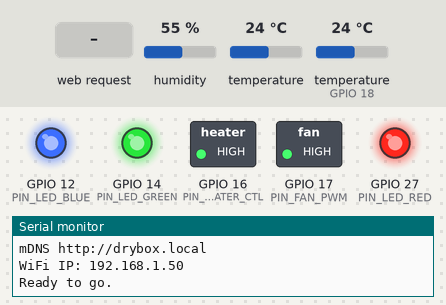
This sketch was run on a simulated ESP32. On the bench: switched loads named in the sketch (green lamp = pin HIGH), output pins drawn as LEDs (lit = HIGH), the last lines printed to the serial monitor. The test bench sets the inputs (shaded band); at power-on: humidity 55 %, temperature 24 °C, temperature (sensor on GPIO 18) 24 °C. WiFi joins after 1.5 s; servers stay silent unless stated; storage starts empty.

Above: at 5.2 s.
5.3 s: HTTP request GET /set?temperature=1&heater=1&fanspeed=1 received
At 7.6 s:
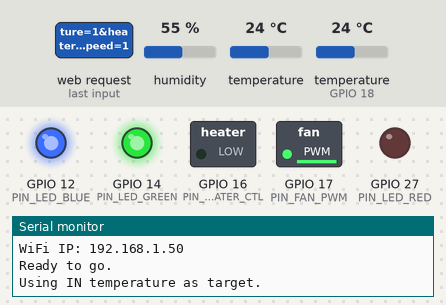
8.2 s: HTTP request GET /off received
At 10.9 s:
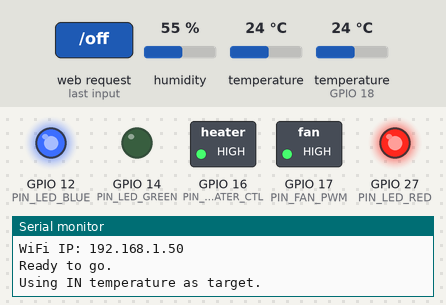
11.2 s: HTTP request GET /set?temperature=1&heater=1&fanspeed=1 received
At 12.2 s:
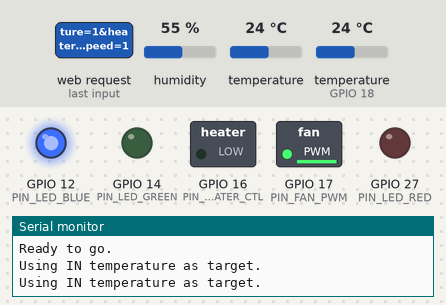
12.8 s: HTTP request GET /off?temperature=1 received
At 13.8 s:
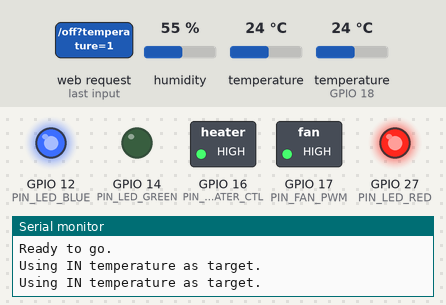
Timing chart, 0 to 15.3 s (numbered marks = the images above; inputs shaded):
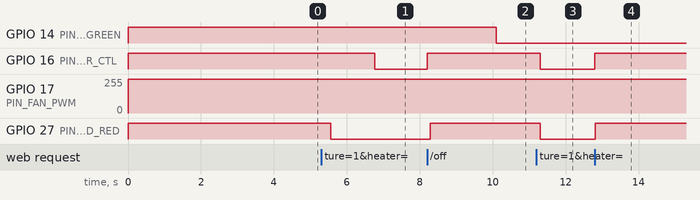

Measured:
- after the input at 5.3 s, GPIO 16 (PIN_HEATER_CTL): HIGH → LOW after 1.5 s; GPIO 17 (PIN_FAN_PWM): 255/255 → 252/255 at once; GPIO 27 (PIN_LED_RED): HIGH → LOW after 0.26 s
- after the input at 8.2 s, GPIO 16 (PIN_HEATER_CTL): LOW → HIGH at once; GPIO 17 (PIN_FAN_PWM): 252/255 → 255/255 at once; GPIO 27 (PIN_LED_RED): LOW → HIGH after 0.08 s
- after the input at 11.2 s, GPIO 16 (PIN_HEATER_CTL), GPIO 27 (PIN_LED_RED): HIGH → LOW after 0.10 s; GPIO 17 (PIN_FAN_PWM): 255/255 → 252/255 at once
- after the input at 12.8 s, GPIO 16 (PIN_HEATER_CTL), GPIO 27 (PIN_LED_RED): LOW → HIGH at once; GPIO 17 (PIN_FAN_PWM): 252/255 → 255/255 at once

The sketch:

src.ino
```cpp
#include "Adafruit_SHT31.h"
#include "Adafruit_Si7021.h"
#include "ESPAsyncWebServer.h"
#include "SPIFFS.h"
#include "WiFi.h"
#include <DallasTemperature.h>
#include <ESPmDNS.h>
#include <OneWire.h>
#include <Wire.h>
// Local import
#include "config.h"
#include "wifi_credentials.h"

OneWire oneWire(PIN_ONE_WIRE_BUS);
DallasTemperature oneWireSensors(&oneWire);
DeviceAddress heaterSensor;

AsyncWebServer server(80);
int WiFi_status = WL_IDLE_STATUS;

Adafruit_SHT31 temp_sensor_in = Adafruit_SHT31();
Adafruit_Si7021 temp_sensor_out = Adafruit_Si7021();

float temperature_samples_in[PID_SAMPLES] = {0};
float temperature_samples_heater[PID_SAMPLES] = {0};
uint8_t ts_pos = 0;
float target_temperature_in = 0.0;
float max_temperature_heater = 0.0;
float target_fan_percent = 10.0;
uint8_t box_status = 0;
float temperature_in = 0;
float temperature_out = 0;
float temperature_heater = 0;
float humidity_in = 0;
uint8_t fan_duty = 0;
uint8_t humidity_out = 0;
unsigned long wifi_tick_previous = 0;
unsigned long pid_first_millis = 0;
unsigned long pid_last_millis = 0;

void setup()
{
    Serial.begin(115200);
    Serial.println("Setting up GPIO");
    pinMode(PIN_HEATER_CTL, OUTPUT);
    pinMode(PIN_FAN_PWM, OUTPUT);

    pinMode(PIN_LED_RED, OUTPUT);
    pinMode(PIN_LED_GREEN, OUTPUT);
    pinMode(PIN_LED_BLUE, OUTPUT);

    LED_OFF(PIN_LED_RED);
    LED_OFF(PIN_LED_GREEN);
    LED_ON(PIN_LED_BLUE);

    // Heater PWM -- Make sure heater is initially OFF
    ledcSetup(PWM_CH_HEATER, PWM_FREQ_HEATER, PWM_RESOLUTION);
    ledcAttachPin(PIN_HEATER_CTL, PWM_CH_HEATER);
    ledcWrite(PWM_CH_HEATER, HEATER_PWM_OFF);

    // FAN PW -- Make sure FAN PWM is set to maximum (fan OFF)
    ledcSetup(PWM_CH_FAN, PWM_FREQ_FAN, PWM_RESOLUTION);
    ledcAttachPin(PIN_FAN_PWM, PWM_CH_FAN);
    ledcWrite(PWM_CH_FAN, PWM_MAX_VALUE);

    // Setup temperature and humidity oneWireSensors
    if (!temp_sensor_out.begin())
    {
        Serial.println("Can't find Si7021 sensor! (out sensor)");
        LED_ALL_OFF();
        while (1)
        {
            LED_ON(PIN_LED_BLUE);
            delay(250);
            LED_OFF(PIN_LED_BLUE);
            delay(250);
        }
    }

    Wire.setClock(10000);
    if (!temp_sensor_in.begin(0x44))
    {
        Serial.println("Can't find SHT31! (in sensor)");
        LED_ALL_OFF();
        while (1)
        {
            LED_ON(PIN_LED_GREEN);
            delay(250);
            LED_OFF(PIN_LED_GREEN);
            delay(250);
        }
    }

    oneWireSensors.begin();
    if (!oneWireSensors.getAddress(heaterSensor, 0))
    {
        Serial.println("Unable to find address for Device 0 (heater sensor)");
        while (1)
        {
            LED_ON(PIN_LED_RED);
            delay(250);
            LED_OFF(PIN_LED_RED);
            delay(250);
        }
    }

    // set the resolution to 9 bit (Each Dallas/Maxim device is capable of
    // several different resolutions)
    oneWireSensors.setResolution(heaterSensor, TEMPERATURE_PRECISION);

#if DEF_USE_WEB
    delay(1000);

    // Connect to WiFi
    Serial.print("Connecting to SSID: ");
    Serial.println(ssid);
    WiFi.begin(ssid, password);
    while (WiFi.status() != WL_CONNECTED)
    {
        delay(3000);
        Serial.print(WiFi.status());
    }
    Serial.println("");

    if (!MDNS.begin(MDNS_NAME))
    {
        Serial.println("Error starting mDNS");
    }
    else
    {
        Serial.println((String) "mDNS http://" + MDNS_NAME + ".local");
    }

    // Initialize SPIFFS
    if (!SPIFFS.begin(true))
    {
        Serial.println("An Error has occurred while mounting SPIFFS");
        while (1)
        {
            LED_ON(PIN_LED_RED);
            delay(500);
            LED_OFF(PIN_LED_RED);
            delay(500);
        }
    }

    Serial.print("WiFi IP: ");
    Serial.println(WiFi.localIP());

    setupWebServer();
    server.begin();

#if DEF_DEUG_SPIFFS
    debug_spiffs_files();
#endif

#endif
    Serial.println("Ready to go.");
    LED_OFF(PIN_LED_BLUE);
}

//
// 	** Main loop **
//
void loop()
{
    // Sample temperature and humidity from all available sensors
    if (!readHeaterTemperature(&temperature_heater))
    {
        // Handle heater sensor error
        Serial.println("Failed to read heater temperature!");
    }
    sample_sens_in_and_out();

// Debug
#if DEF_DEBUG_HETER_SAMPLES
    Serial.println((String)temperature_in + "\t" + temperature_heater + "\t" +
                   target_temperature_in);
#endif

    // Check if we have WiFi connection, if not try to reconnect
    check_wifi_connection();

    // Dry box is active
    if (box_status)
    {
        LED_ON(LED_STATUS_HEATER);
        // Sample temperature values
        if (sample_temperatures(temperature_in, temperature_heater))
        {
            // Recalculate PWM value for the heater
            heater_recalc_pwm();
        }
    }
    // Drybox is off. Turn/Keep off the heater
    else
    {
        LED_OFF(LED_STATUS_HEATER);
        set_heater_duty(HEATER_DUTY_OFF);
    }
}

void debug_spiffs_files(void)
{
    File root = SPIFFS.open("/");
    File file = root.openNextFile();

    while (file)
    {
        Serial.print("FILE: ");
        Serial.println(file.name());
        file = root.openNextFile();
    }
}

void sample_sens_in_and_out(void)
{
    float tmp_temp = 0.0;
    float tmp_humid = 0.0;
    uint8_t i = 5;

    while (i--)
    {
        tmp_temp = temp_sensor_out.readTemperature();
        // delay(5);
        tmp_humid = temp_sensor_out.readHumidity();
        if (!isnan(tmp_temp) && !isnan(tmp_humid))
        {
            break;
        }
        delay(50);
    }

    // Make sure final values are valid
    if (!isnan(tmp_temp) && !isnan(tmp_humid))
    {
        temperature_out = tmp_temp;
        humidity_out = tmp_humid;
#if DEF_DEBUG_SENSOR_SAMPLES
        Serial.println((String) "TempOut:" + temperature_out +
                       " - HumidOut:" + humidity_out);
#endif
    }
    // Otherwise we have a problem
    else
    {
        Serial.println("Out sensor: I2C error!");
    }

    // Read SHT temperature and humidity
    while (i--)
    {
        tmp_temp = temp_sensor_in.readTemperature();
        // delay(5);
        tmp_humid = temp_sensor_in.readHumidity();
        if (!isnan(tmp_temp) && !isnan(tmp_humid))
        {
            break;
        }
        delay(50);
    }

    // Make sure final values are valid
    if (!isnan(tmp_temp) && !isnan(tmp_humid))
    {
        temperature_in = tmp_temp;
        humidity_in = tmp_humid;
#if DEF_DEBUG_SENSOR_SAMPLES
        Serial.println((String) "TempIn:" + temperature_in +
                       " - HumidIn:" + humidity_in);
#endif
    }
    // Otherwise we have a problem
    else
    {
        Serial.println("In sensor: I2C error!");
    }
}

bool readHeaterTemperature(float *fpTemp)
{
    float tempC;
    uint8_t i = 5;

    while (i--)
    {
        oneWireSensors.requestTemperatures();
        delay(20);
        tempC = oneWireSensors.getTempC(heaterSensor);
        if (tempC != DEVICE_DISCONNECTED_C)
        {
            *fpTemp = tempC;
#if DEF_DEBUG_SENSOR_SAMPLES
            Serial.print("Temp C: ");
            Serial.println(tempC);
#endif
            return true;
        }
        else
        {
#if DEF_DEBUG_SENSOR_SAMPLES
            Serial.println((String) "Heater sensor fault: " + tempC);
#endif
        }
        delay(20);
    }

    return false;
}

void set_fan_duty(uint8_t duty)
{
    if (duty > 100)
    {
        duty = 100;
    }

    fan_duty = duty;
    uint32_t pwm_raw_fan = ((PWM_MAX_VALUE * (100 - duty)) / 100.0);
#if DEF_DEBUG_PWM_VALUES
    Serial.println((String) "Setting fan to " + pwm_raw_fan);
#endif
    ledcWrite(PWM_CH_FAN, pwm_raw_fan);
}

void set_heater_duty(uint8_t duty)
{
    uint32_t pwm_raw_heater = 0;
    if (duty > 100)
    {
        duty = 100;
    }

    pwm_raw_heater = ((PWM_MAX_VALUE * duty) / 100.0);

#if DEF_DEBUG_PWM_VALUES
    Serial.println((String) "Setting heater duty " + duty + "%");
#endif
    set_heater_pwm(pwm_raw_heater);
}

void set_heater_pwm(uint32_t pwm)
{
    if (pwm > PWM_MAX_VALUE)
    {
        pwm = PWM_MAX_VALUE;
    }

#if PWM_HEATER_INVERT_VALUES
    pwm = PWM_MAX_VALUE - pwm;
#endif
#if DEF_DEBUG_PWM_VALUES
    Serial.println((String) "set_heater_duty: " + pwm + "/" + PWM_MAX_VALUE);
#endif
    ledcWrite(PWM_CH_HEATER, pwm);
}

bool sample_temperatures(float in, float heater)
{
    temperature_samples_in[ts_pos] = in;
    temperature_samples_heater[ts_pos] = heater;

    ts_pos++;
    if (ts_pos == 0)
    {
        // Record milliseconds of our first sample
        pid_first_millis = millis();
    }
    if (ts_pos >= PID_SAMPLES)
    {
        pid_last_millis = millis();
        ts_pos = 0;
        return true;
    }
    else
    {
        return false;
    }
}

void heater_recalc_pwm(void)
{
    // We are using a simple PID-like control loop to calculate PWM value for a
    // heater Heater is heating up our box to a target temperature and keeping
    // it steady after/if that temperature is reached. At the same time we have
    // to ensure heater does not go beyond our "safe" temperature and start
    // damaging itself/fillament/cables/enclosure etc.
    //
    // As a simple solution, we will use the following flow
    // 1. Check if heater temperature is higher or equal to the maximum set
    // heater temperature
    // 		- if True, use heater max temperature as the target for our PID
    // controller
    // 		- if False, use enclosure maximum temperature as the target for
    // our PID controller

    float average = 0;
    float pid_del_p;
    float pid_del_i;
    float pid_del_d;
    int32_t pid_val_p;
    int32_t pid_val_i;
    int32_t pid_val_d;
    int32_t pwm_val;
    float pid_target_temperature = 0.0;
    float pid_temperature = 0.0;
    float pid_temperature_previous = 0.0;
    unsigned long pid_time_diff;

    // Make sure values are valid
    if (isnan(temperature_heater))
    {
        Serial.println("Invalid temperature values");
        Serial.println((String) "temp_heater:" + temperature_heater);
        Serial.println((String) "target_temperature_in:" +
                       target_temperature_in);
        set_heater_duty(HEATER_DUTY_OFF);
        return;
    }

    // Inside temperature has NOT reached the target temperature
    // However, heater temperature is approaching it's maximum allowed
    // temperature. Then, regulate heater max temperature
    if ((temperature_heater >= (max_temperature_heater - PID_TEMP_PROXIMITY)) &&
        (temperature_in < target_temperature_in))
    {
        Serial.println("Using HEATER temperature as target.");
        for (uint8_t i = 0; i < PID_SAMPLES; i++)
        {
            average += temperature_samples_heater[i];
        }
        average = average / PID_SAMPLES;

        pid_target_temperature = max_temperature_heater;
        pid_temperature = temperature_heater;
        pid_temperature_previous = temperature_samples_heater[PID_SAMPLES - 1];
    }
    // Heater is not close to it's maximum allowed temperature
    // Or, inside temperature has already reached the target value
    else
    {
        Serial.println("Using IN temperature as target.");
        for (uint8_t i = 0; i < PID_SAMPLES; i++)
        {
            average += temperature_samples_in[i];
        }
        average = average / PID_SAMPLES;

        pid_target_temperature = target_temperature_in;
        pid_temperature = temperature_in;
        pid_temperature_previous = temperature_samples_in[PID_SAMPLES - 1];
    }

    // P
    pid_del_p = pid_target_temperature - pid_temperature;
    pid_val_p = (uint32_t)(pid_del_p)*PID_KP;

    // I
    pid_del_i = pid_target_temperature - average;
    pid_val_i = (uint32_t)(pid_del_i)*PID_KI;

    // D
    pid_del_d = pid_target_temperature - pid_temperature_previous;
    pid_time_diff = pid_last_millis - pid_first_millis;
    if (pid_time_diff > 0)
    {
        pid_val_d = (uint32_t)(pid_del_d) / pid_time_diff;
        pid_val_d = (uint32_t)(pid_val_d)*PID_KD;
    }
    else
    {
        pid_val_d = 0;
    }

    // P + I + D
    pwm_val = pid_val_p + pid_val_i + pid_val_d;

#if DEF_DEBUG_PID
    Serial.println((String) "Pd: " + pid_del_p);
    Serial.println((String) "Pv: " + pid_val_p);
    // Serial.println((String)"Ia: "+ sum);
    Serial.println((String) "Id: " + pid_del_i);
    Serial.println((String) "Iv: " + pid_val_i);
    Serial.println((String) "Dd: " + pid_del_d);
    Serial.println((String) "Dv: " + pid_val_d);
    Serial.println((String) "Calc PWM val: " + pwm_val);
#endif

    if (pwm_val > PWM_MAX_VALUE)
    {
        pwm_val = PWM_MAX_VALUE;
    }
    else if (pwm_val < 0)
    {
        pwm_val = 0;
    }

#if DEF_DEBUG_PID
    Serial.println((String) "New PWM val: " + pwm_val);
#endif
    set_heater_pwm(pwm_val);
}

void setupWebServer(void)
{
    server.onNotFound([](AsyncWebServerRequest *request) {
        Serial.println("404:");
        Serial.println(request->url());
        request->send(404);
    });

    // // send a file when /index is requested
    server.on("/index.html", HTTP_ANY, [](AsyncWebServerRequest *request) {
        request->send(SPIFFS, "/index.html");
    });

    // send a file when /index is requested
    server.on("/", HTTP_ANY, [](AsyncWebServerRequest *request) {
        request->send(SPIFFS, "/index.html");
    });

    server.serveStatic("/img/", SPIFFS, "/img/");
    server.serveStatic("/css/", SPIFFS, "/css/");
    server.serveStatic("/js/", SPIFFS, "/js/");
    server.serveStatic("/webfonts/", SPIFFS, "/webfonts/");

    // Get dry box status
    server.on("/status", HTTP_GET, [](AsyncWebServerRequest *request) {
        char buff[200] = {0};
        int len;
        len =
            snprintf(buff, 200,
                     "{\"status\":%d, \"target_temp_in\":%f, "
                     "\"max_temp_heater\":%f, "
                     "\"temp_in\":%f, \"temp_heater\":%f, \"humid_in\":%f, "
                     "\"fan_speed\":%d, \"temp_out\":%f, \"humid_out\":%d}",
                     box_status, target_temperature_in, max_temperature_heater,
                     temperature_in, temperature_heater, humidity_in, fan_duty,
                     temperature_out, humidity_out);

        if (len)
        {
            request->send(200, "text/plain", buff);
        }
        else
        {
            request->send(500, "text/plain",
                          "{\"status\": \"Internal server error\"}");
        }
    });

    // Turn OFF dry box
    server.on("/off", HTTP_GET, [](AsyncWebServerRequest *request) {
        box_status = 0;
        set_fan_duty(0);
        set_heater_duty(HEATER_DUTY_OFF);
        target_temperature_in = 0;
        max_temperature_heater = 0;
        request->send(200, "text/plain", "{\"status\": \"OK\"}");
    });

    // Turn ON dry box and set target temperature, max heater temperature and fan speed
    server.on("/set", HTTP_GET, [](AsyncWebServerRequest *request) {
        // Check if temperature, heater temperature and fan speed arguments are present
        if (request->hasParam("temperature") && request->hasParam("heater") &&
            request->hasParam("fanspeed"))
        {
            String str_temperature;
            String str_heater;
            String str_fanspeed;
            int32_t temperature = 0;
            int32_t heater = 0;
            int32_t fanspeed = 0;

            str_temperature = request->getParam("temperature")->value();
            temperature = str_temperature.toInt();

            str_heater = request->getParam("heater")->value();
            heater = str_heater.toInt();

            str_fanspeed = request->getParam("fanspeed")->value();
            fanspeed = str_fanspeed.toInt();

#if DEF_DEUG_WEB_API
            Serial.println((String) "Target temp: " + temperature +
                           "C Heater: " + heater + "C Fan Speed: " + fanspeed);
#endif

            // Check drybox temperature and heater temperature limit
            if ( (temperature <= LIMIT_TEMP_IN_MAX) && (heater <= LIMIT_TEMP_HEATER_MAX) )
            {
                target_temperature_in = temperature;
                max_temperature_heater = heater;
                set_fan_duty(fanspeed);
                box_status = 1;
                request->send(200, "text/plain", "{\"status\": \"OK\"}");
                return;
            }
            // If either of them are out of range, return bad request status
            else
            {
                request->send(400, "text/plain", "{\"status\": \"Bad request. Limit error!\"}");
                return;
            }

        }
        // Not all arguments are present in the request
        else
        {
            request->send(400, "text/plain", "{\"status\": \"Bad request\"}");
            return;
        }
    });
}

void check_wifi_connection(void)
{
    unsigned long currentMillis = millis();

    // Check WiFi status every WIFI_CHECK_CONNECTION_MS miliseconds
    if ((currentMillis - wifi_tick_previous) >= WIFI_CHECK_CONNECTION_MS)
    {
        if (WiFi.status() == WL_CONNECTED)
        {
            LED_ON(LED_STATUS_WIFI);
            LED_OFF(PIN_LED_BLUE);
        }
        else
        {
            LED_OFF(LED_STATUS_WIFI);
            LED_ON(PIN_LED_BLUE);
            Serial.println("Reconnecting to WiFi...");
            WiFi.disconnect();
            WiFi.reconnect();
        }

        wifi_tick_previous = currentMillis;
    }
}
```

wifi_credentials.h
```cpp
#ifndef __WIFI_CRED_CFG_
#define __WIFI_CRED_CFG_
// clang-format off
const char* ssid = "Your-WiFi";
const char* password =  "wifi-password";
// clang-format on
#endif
```

Source omitted: config.h (2264 bytes)
